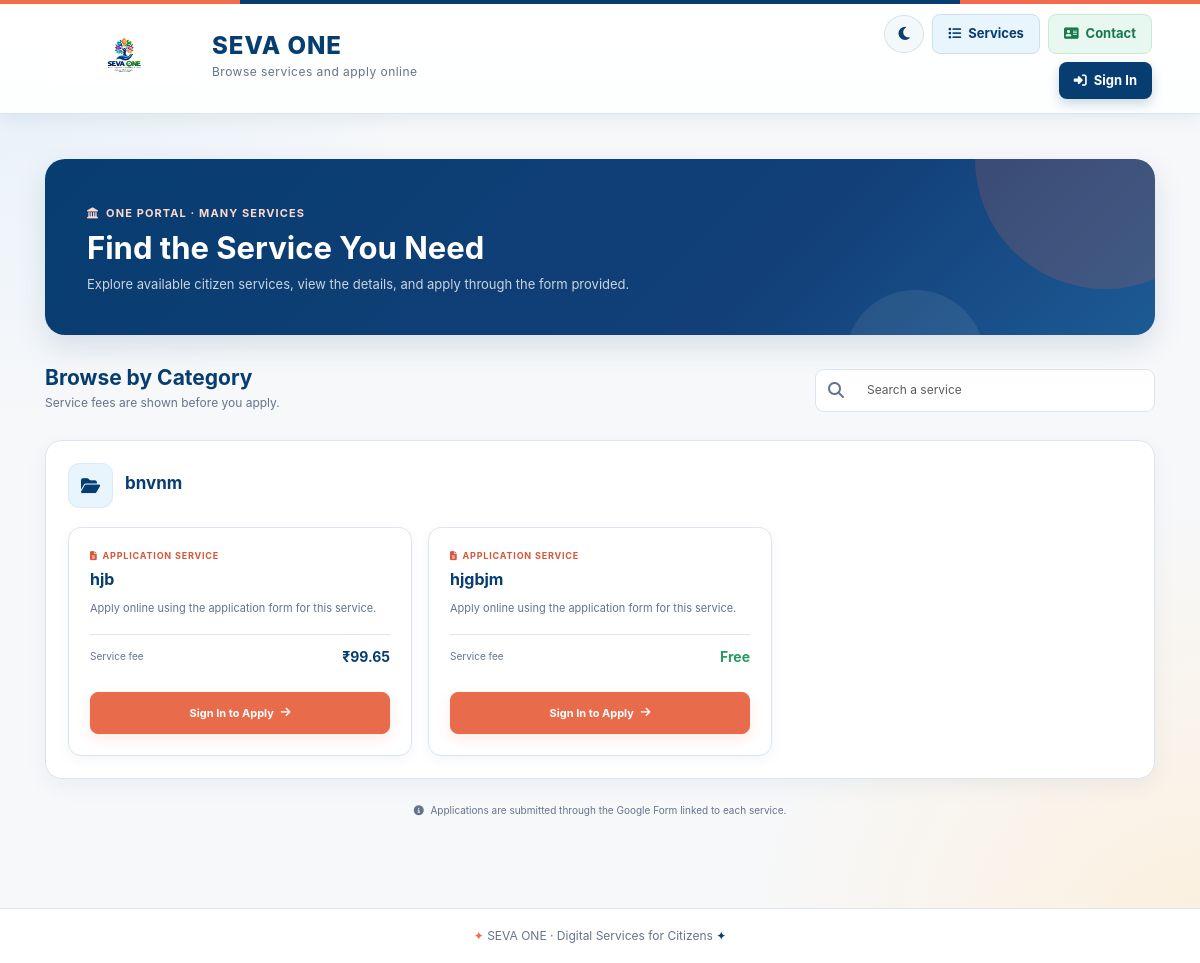
Page /services/ on the committed database.
### med/models.py (models this page shows, shortened)
class MainService(models.Model):
    name = models.CharField(max_length=150, unique=True)
    description = models.TextField(blank=True)
    is_active = models.BooleanField(default=True)
    class Meta:
        ordering = ["name"]

class Service(models.Model):
    main_service = models.ForeignKey(
        MainService,
        on_delete=models.CASCADE,
        related_name="services",
    )
    name = models.CharField(max_length=150)
    description = models.TextField(blank=True)
    google_form_url = models.URLField("Google Form link")
    amount = models.DecimalField(
        max_digits=10,
        decimal_places=2,
        default=Decimal("0.00"),
        validators=[MinValueValidator(Decimal("0.00"))],
        help_text="Service fee in INR. Use 0 for a free service.",
    )
    is_active = models.BooleanField(default=True)
    class Meta:
        ordering = ["name"]

### med/views.py (the view)
# urls.py: path('services/', views.service_catalog, name='service_catalog'),
def service_catalog(request):
    main_services = (
        MainService.objects.filter(is_active=True)
        .prefetch_related(
            Prefetch("services", queryset=Service.objects.filter(is_active=True))
        )
    )
    return render(request, "service_catalog.html", {"main_services": main_services})

### med/templates/service_catalog.html (shortened to what this page needs)
{% extends 'base.html' %}
{% block content %}
<div class="container-fluid px-0 services-page">
    <section class="services-hero">
        <div class="hero-content">
            <div class="hero-label">
                <i class="fa-solid fa-landmark"></i>
                One Portal · Many Services
            </div>
            <h1>
                Find the Service You Need
            </h1>
            <p>
                Explore available citizen services, view the details,
                and apply through the form provided.
            </p>
        </div>
    </section>
    <div class="browse-header">
        <div>
            <h2 class="browse-title">
                Browse by Category
            </h2>
            <p class="browse-description">
                Service fees are shown before you apply.
            </p>
        </div>
        <div class="input-group service-search">
            <span class="input-group-text">
                <i class="fa-solid fa-magnifying-glass"></i>
            </span>
            <input
                id="serviceSearch"
                class="form-control"
                placeholder="Search a service"
                aria-label="Search a service">
        </div>
    </div>
    {% for main in main_services %}
        <section class="mb-4 service-category">
            <div class="category-heading">
                <span class="category-icon">
                    <i class="fa-solid fa-folder-open"></i>
                </span>
                <div>
                    <h2 class="category-title">
                        {{ main.name }}
                    </h2>
                </div>
            </div>
            <div class="row g-3">
                {% for service in main.services.all %}
                    {% if service.is_active %}
                        <div
                            class="col-md-6 col-xl-4 service-card"
                            data-search="{{ main.name|lower }} {{ service.name|lower }} {{ service.description|lower }}">
                            <article class="card h-100">
                                <div class="card-body d-flex flex-column">
                                    <span class="service-label">
                                        <i class="fa-solid fa-file-lines"></i>
                                        Application Service
                                    </span>
                                    <h3 class="service-name">
                                        {{ service.name }}
                                    </h3>
                                    <p class="service-description flex-grow-1">
                                        {% if service.description %}
                                            {{ service.description }}
                                        {% else %}
                                            Apply online using the application
                                            form for this service.
                                        {% endif %}
                                    </p>
                                    <div class="service-fee">
                                        <span class="fee-label">
                                            Service fee
                                        </span>
                                        {% if service.amount %}
                                            <strong class="fee-value">
                                                &#8377;{{ service.amount|floatformat:2 }}
                                            </strong>
                                        {% else %}
                                            <strong class="fee-value free-fee">
                                                Free
                                            </strong>
                                        {% endif %}
                                    </div>
                                    {% if user.is_authenticated %}
                                        <form
                                            method="post"
                                            action="{% url 'apply_for_service' service.pk %}">
                                            {% csrf_token %}
                                            <button
                                                class="apply-button"
                                                type="submit">
                                                Apply Now
                                                <i class="fa-solid fa-arrow-up-right-from-square"></i>
                                            </button>
                                        </form>
                                    {% else %}
                                        <a
                                            class="apply-button"
                                            href="{% url 'login' %}">
                                            Sign In to Apply
                                            <i class="fa-solid fa-arrow-right"></i>
                                        </a>
                                    {% endif %}
                                </div>
                            </article>
                        </div>
                    {% endif %}
                {% endfor %}
            </div>
        </section>
    {% endfor %}
    <p class="service-note text-center mt-4 mb-0">
        <i class="fa-solid fa-circle-info me-1"></i>
        Applications are submitted through the Google Form
        linked to each service.
    </p>
</div>
{% endblock %}

### med/templates/theme_toggle.html (style rules this page uses)
:root { --navy: #073D70; --navy-dark: #123F78; --navy-light: #174EA6; --coral: #E86B4C; --coral-dark: #D95638; --coral-soft: #FFF0EB; --cream: #FFF4DF; --cream-dark: #FFE8C4; --blue-light: #E9F5FC; --blue-border: #D7EBF8; --text: #172033; --muted: #64748B; --border: #DCE5ED; --theme-bg: #F8FBFD; --theme-surface: #FFFFFF; --theme-surface-raised: #F5F9FC; --theme-ink: #172033; --theme-muted: #64748B; --theme-link: #174EA6; --theme-input: #FFFFFF; }

### med/templates/base.html (style rules this page uses)
:root { --seva-navy: #073D70; --seva-navy-dark: #123F78; --seva-navy-light: #1D5A94; --seva-coral: #F36B4F; --seva-coral-dark: #E85A3F; --seva-coral-light: #FF8A70; --seva-cream: #FFF4DF; --seva-cream-dark: #FFE8C4; --seva-blue-bg: #E9F5FC; --seva-blue-soft: #DFEEF9; --seva-page: #F7F8FA; --seva-white: #FFFFFF; --seva-text: #17324D; --seva-muted: #64748B; --seva-green: #249B63; --seva-purple: #8B4DE8; --seva-cyan: #18A9C7; --seva-yellow: #E7A900; --seva-border: #DCE5ED; --seva-shadow: 0 10px 28px rgba(7,61,112,.10); }
* { box-sizing: border-box; }
html { scroll-behavior: smooth; }
body { margin: 0; padding: 0; min-height: 100vh; font-family: Inter, "Segoe UI", Arial, sans-serif; color: var(--seva-text); background: radial-gradient( circle at 0% 0%, rgba(223,238,249,.75), transparent 28% ), radial-gradient( circle at 100% 100%, rgba(255,232,196,.55), transparent 30% ), var(--seva-page); }
.card { border: 1px solid var(--seva-border); border-radius: 16px; background: rgba(255,255,255,.96); box-shadow: var(--seva-shadow); overflow: hidden; }
.form-control, .form-select { border: 1px solid #D4E0EA; border-radius: 8px; padding: 10px 12px; color: var(--seva-text); background: white; }

### rows in the picture
MainService: name "bnvnm"
Service: name "hjb", shows "Apply online using the application form for this service.", amount "99.65"
Service: name "hjgbjm", shows "Apply online using the application form for this service.", amount "Free"
